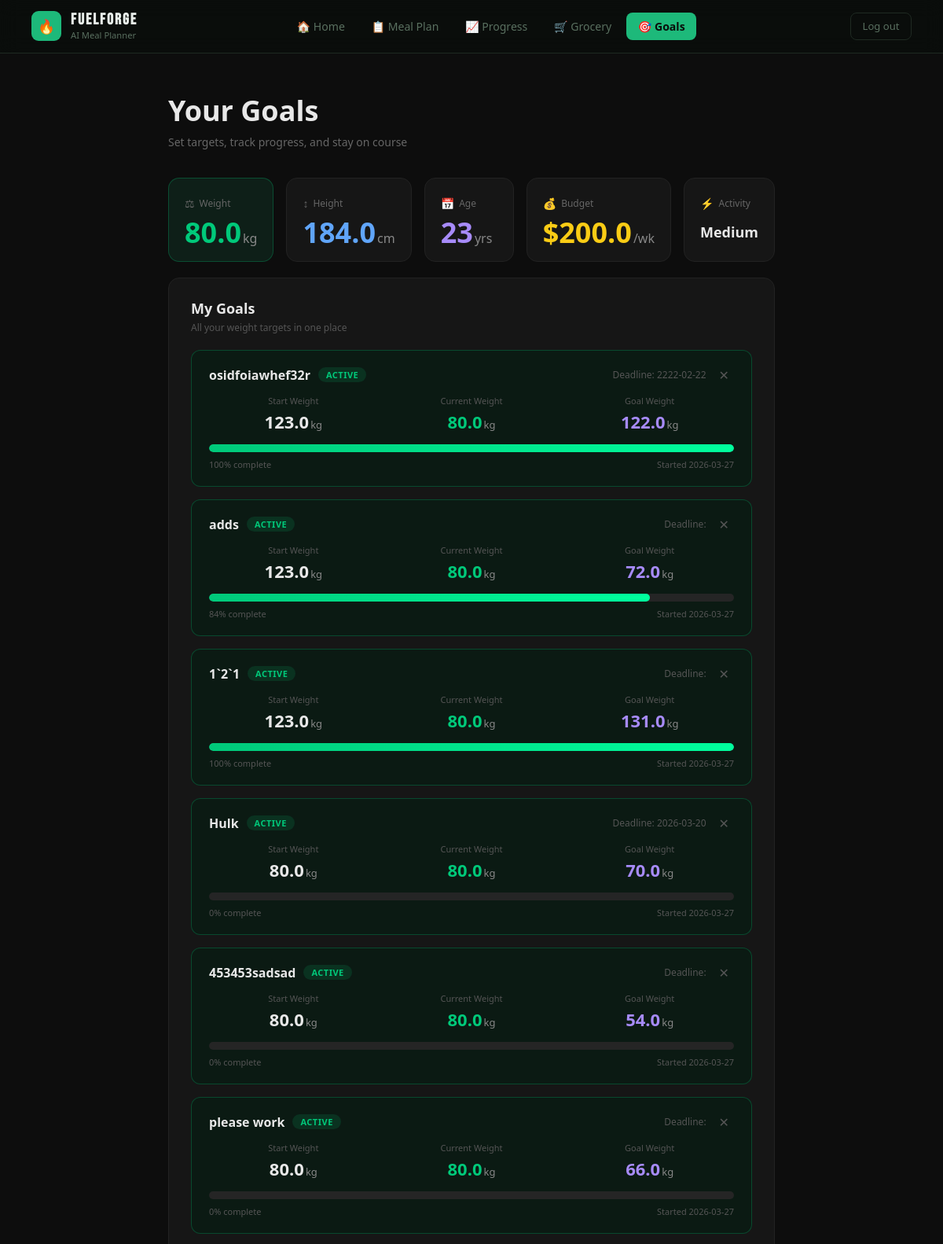
Before: /goals (signed in, upper part) with the older database file.
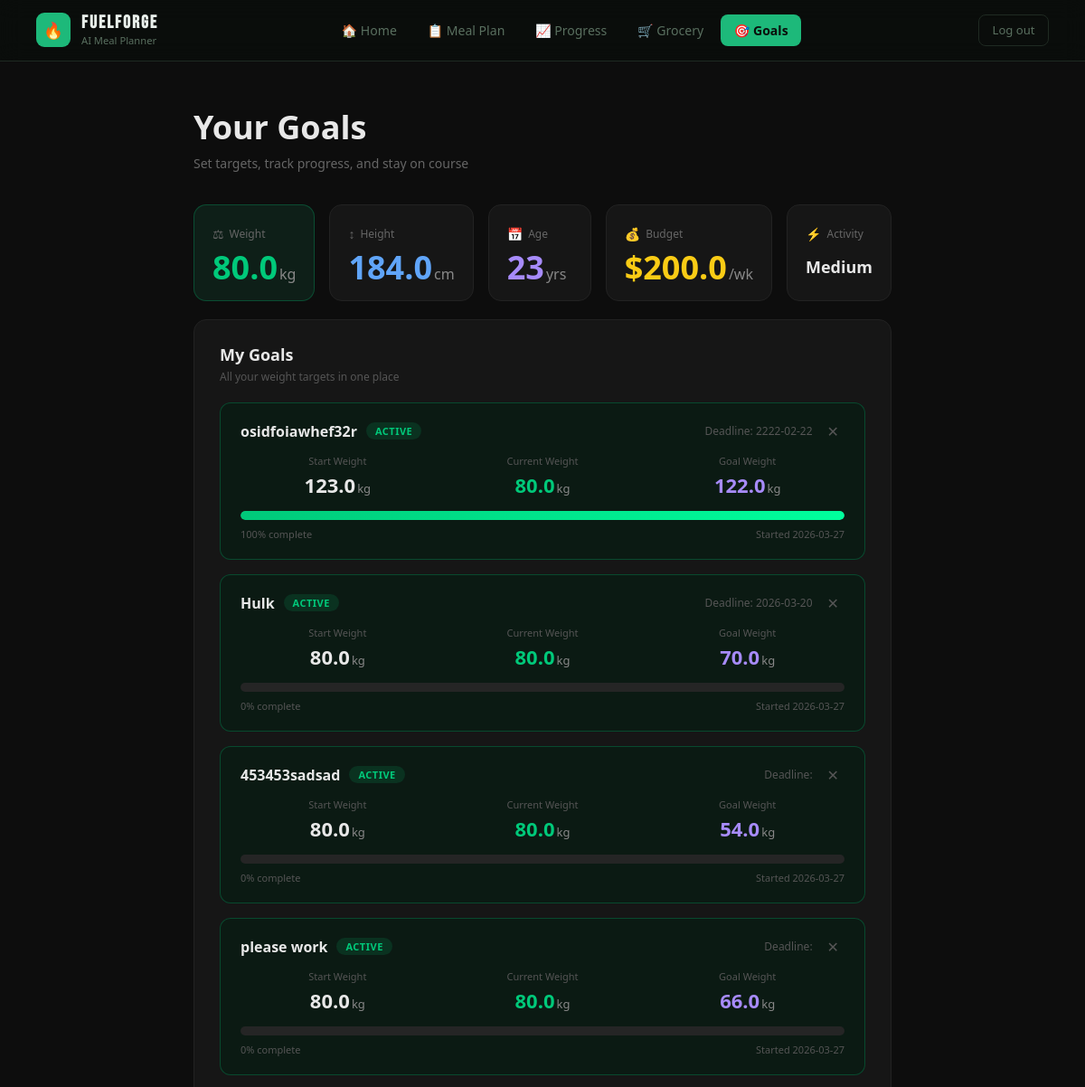
After: the same page with the newer database file.
### tables this page shows
CREATE TABLE users (
            id                INTEGER PRIMARY KEY AUTOINCREMENT,
            email             TEXT    NOT NULL UNIQUE,
            password_hash     TEXT    NOT NULL,
            weight            REAL    DEFAULT 0,       -- kg
            height            REAL    DEFAULT 0,       -- cm
            age               INTEGER DEFAULT 0,
            budget            REAL    DEFAULT 0,       -- $ per week
            activity_level    TEXT    DEFAULT 'medium',
            current_streak    INTEGER DEFAULT 0,
            longest_streak    INTEGER DEFAULT 0,
            total_active_days INTEGER DEFAULT 0,
            last_login_date   TEXT    DEFAULT '',
            created_at        TEXT    DEFAULT (date('now'))
        );

CREATE TABLE goals (
            id           INTEGER PRIMARY KEY AUTOINCREMENT,
            user_id      INTEGER NOT NULL REFERENCES users(id) ON DELETE CASCADE,
            title        TEXT    NOT NULL,
            goal_weight  REAL    NOT NULL,  -- kg
            start_weight REAL    NOT NULL,  -- kg at time of creation
            created      TEXT    DEFAULT (date('now')),
            deadline     TEXT    DEFAULT '',
            status       TEXT    DEFAULT 'active'
        );

### goals.py (the view, shortened to what this page needs)
@goals_bp.route("/goals", methods=["GET", "POST"])
def goals():
    if "uid" not in session:
        return redirect(url_for("login"))
    uid  = session["uid"]
    conn = get_db()
    user = dict(conn.execute("SELECT * FROM users WHERE id=?", (uid,)).fetchone())
    rows = conn.execute(
        "SELECT * FROM goals WHERE user_id=? ORDER BY created DESC", (uid,)
    ).fetchall()
    conn.close()
    goals_list = []
    for row in rows:
        g = dict(row)
        g["current_weight"] = user["weight"]
        total = abs(g["start_weight"] - g["goal_weight"])
        done  = abs(g["start_weight"] - user["weight"])
        g["progress_pct"] = min(round((done / total * 100) if total else 0, 1), 100)
        goals_list.append(g)
    data = {
        "app_name":       "FUELFORGE",
        "tagline":        "AI Meal Planner",
        "nav":            ["Home", "Meal Plan", "Progress", "Goals", "Grocery", "Scanner"],
        "active_nav":     "Goals",
        "current_weight": user["weight"],
        "height":         user["height"],
        "age":            user["age"],
        "budget":         user["budget"],
        "activity_level": user.get("activity_level") or "medium",
        "goals":          goals_list,
    }
    return render_template("goals.html", d=data)

### database.py (called while the page is built)
def get_db():
    conn = sqlite3.connect(DB_PATH)
    conn.row_factory = sqlite3.Row
    conn.execute("PRAGMA foreign_keys = ON")
    return conn

### templates/goals.html (shortened to what this page needs)
<!DOCTYPE html>
<html lang="en">
<head>
</head>
<body>
<nav>
  <div class="logo">
    <div class="logo-icon">🔥</div>
    <div class="logo-text">
      <strong>FUELFORGE</strong>
      <span>AI Meal Planner</span>
    </div>
  </div>
  <ul class="nav-links">
    <li><a href="/home">🏠 Home</a></li>
    <li><a href="/meal-plan">📋 Meal Plan</a></li>
    <li><a href="/progress">📈 Progress</a></li>
    <li><a href="/grocery">🛒 Grocery</a></li>
    <li><a href="/goals" class="active">🎯 Goals</a></li>
  </ul>
  <a href="/logout" class="btn-logout">Log out</a>
</nav>
<main>
  <h1>Your Goals</h1>
  <p class="subtitle">Set targets, track progress, and stay on course</p>
  <div class="profile-grid">
    <div class="card highlight">
      <div class="card-label"><span class="icon">&#9878;</span> Weight</div>
      <div class="card-value green">{{ d.current_weight }}<span>kg</span></div>
    </div>
    <div class="card">
      <div class="card-label"><span class="icon">&#8597;</span> Height</div>
      <div class="card-value blue">{{ d.height }}<span>cm</span></div>
    </div>
    <div class="card">
      <div class="card-label"><span class="icon">&#128197;</span> Age</div>
      <div class="card-value purple">{{ d.age }}<span>yrs</span></div>
    </div>
    <div class="card">
      <div class="card-label"><span class="icon">&#128176;</span> Budget</div>
      <div class="card-value gold">${{ d.budget }}<span>/wk</span></div>
    </div>
    <div class="card">
      <div class="card-label"><span class="icon">&#9889;</span> Activity</div>
      <div class="card-value" style="font-size:18px; line-height:1.3; padding-top:6px;">
        {% set al = d.activity_level %}
        {% if al == 'very_low' %}Very Low
        {% elif al == 'low' %}Low
        {% elif al == 'medium' %}Medium
        {% elif al == 'high' %}High
        {% elif al == 'very_high' %}Very High
        {% else %}—
        {% endif %}
      </div>
    </div>
  </div>
  <div class="section">
    <div class="section-title">My Goals</div>
    <div class="section-sub">All your weight targets in one place</div>
    <div class="goals-list">
      {% for g in d.goals %}
      {% set diff = g.start_weight - g.goal_weight %}
      {% set done = g.start_weight - g.current_weight %}
      {% set pct = ((done / diff) * 100) | int if diff > 0 else 100 %}
      {% set pct = [pct, 0] | max %}
      {% set pct = [pct, 100] | min %}
      <div class="goal-card {{ g.status }}-goal">
        <div class="goal-header">
          <div class="goal-title-row">
            <div class="goal-title">{{ g.title }}</div>
            <div class="status-badge {{ g.status }}">{{ g.status | upper }}</div>
          </div>
          <div style="display:flex; align-items:center; gap:10px;">
            <div class="goal-deadline">Deadline: {{ g.deadline }}</div>
            {% if not loop.last %}
            <form method="POST" action="{{ url_for('goals.goals') }}" style="margin:0;">
              <button type="button" class="btn-delete-goal"
                data-id="{{ g.id }}" data-title="{{ g.title }}"
                onclick="openDeleteModal(this.dataset.id, this.dataset.title)">✕</button>
            </form>
            {% endif %}
          </div>
        </div>
        <div class="goal-weights">
          <div class="gw-item">
            <div class="gw-label">Start Weight</div>
            <div class="gw-val">{{ g.start_weight }}<span class="gw-unit">kg</span></div>
          </div>
          <div class="gw-item">
            <div class="gw-label">Current Weight</div>
            <div class="gw-val green">{{ g.current_weight }}<span class="gw-unit">kg</span></div>
          </div>
          <div class="gw-item">
            <div class="gw-label">Goal Weight</div>
            <div class="gw-val purple">{{ g.goal_weight }}<span class="gw-unit">kg</span></div>
          </div>
        </div>
        <div class="progress-bar-bg">
          <div class="progress-bar-fill {% if g.status == 'completed' %}purple-fill{% endif %}" style="width: {{ pct }}%"></div>
        </div>
        <div class="progress-info">
          <span>{{ pct }}% complete</span>
          <span>Started {{ g.created }}</span>
        </div>
      </div>
      {% endfor %}
    </div>
  </div>
</main>
</body>
</html>

### templates/goals.html (style rules this page uses)
*, *::before, *::after { box-sizing: border-box; margin: 0; padding: 0; }
body { background: #0d0d0d; color: #e8e8e8; font-family: 'Segoe UI', system-ui, sans-serif; min-height: 100vh; }
nav { display: flex; align-items: center; justify-content: space-between; padding: .9rem 2.5rem; border-bottom: 1px solid #1f2a22; position: sticky; top: 0; z-index: 100; background: rgba(10,14,11,.92); backdrop-filter: blur(12px); }
.logo { display: flex; align-items: center; gap: .75rem; }
.logo-icon { width: 38px; height: 38px; background: #1db97a; border-radius: 9px; display: grid; place-items: center; font-size: 1.1rem; }
.logo-text { line-height: 1; }
.logo-text strong { display: block; font-family: 'Bebas Neue', sans-serif; font-size: 1.25rem; letter-spacing: .1em; color: #e8eeea; }
.logo-text span { font-size: .7rem; color: #5a7060; font-weight: 300; }
.nav-links { display: flex; align-items: center; gap: .3rem; list-style: none; }
.nav-links a { text-decoration: none; color: #5a7060; font-size: .88rem; font-weight: 500; padding: .5rem .9rem; border-radius: 8px; display: flex; align-items: center; gap: .4rem; transition: color .2s, background .2s; }
.nav-links a.active { background: #1db97a; color: #0a0e0b !important; font-weight: 600; }
.btn-logout { text-decoration: none; color: #5a7060; font-size: .82rem; font-weight: 500; padding: .45rem .9rem; border-radius: 8px; border: 1px solid #1f2a22; margin-left: .5rem; transition: color .2s, border-color .2s; }
main { max-width: 820px; margin: 0 auto; padding: 48px 24px 80px; }
h1 { font-size: 36px; font-weight: 800; margin-bottom: 6px; }
.subtitle { color: #666; font-size: 14px; margin-bottom: 36px; }
.profile-grid { display: grid; grid-template-columns: repeat(5, 1fr); gap: 16px; margin-bottom: 20px; }
.card { background: #161616; border: 1px solid #222; border-radius: 14px; padding: 22px 20px 18px; }
.card.highlight { border-color: #00c97a44; background: #0e1f18; }
.card-label { font-size: 12px; color: #666; margin-bottom: 10px; display: flex; align-items: center; gap: 6px; }
.card-label .icon { font-size: 14px; }
.card-value { font-size: 36px; font-weight: 800; line-height: 1; }
.card-value span { font-size: 16px; font-weight: 400; color: #888; margin-left: 2px; }
.green { color: #00c97a; }
.purple { color: #a78bfa; }
.blue { color: #60a5fa; }
.gold { color: #facc15; }
.section { background: #161616; border: 1px solid #222; border-radius: 14px; padding: 26px 28px; margin-bottom: 20px; }
.section-title { font-size: 18px; font-weight: 700; margin-bottom: 4px; }
.section-sub { font-size: 12px; color: #555; margin-bottom: 20px; }
.goals-list { display: flex; flex-direction: column; gap: 16px; }
.goal-card { background: #111; border: 1px solid #222; border-radius: 12px; padding: 20px 22px; position: relative; }
.goal-card.active-goal { border-color: #00c97a44; background: #0b1a13; }
.goal-header { display: flex; justify-content: space-between; align-items: flex-start; margin-bottom: 14px; }
.goal-title-row { display: flex; align-items: center; gap: 10px; }
.goal-title { font-size: 16px; font-weight: 700; }
.status-badge { font-size: 11px; font-weight: 700; padding: 2px 10px; border-radius: 20px; letter-spacing: 0.5px; }
.status-badge.active { background: #00c97a22; color: #00c97a; }
.goal-deadline { font-size: 12px; color: #555; }
.goal-weights { display: grid; grid-template-columns: 1fr 1fr 1fr; gap: 12px; margin-bottom: 14px; }
.gw-item { text-align: center; }
.gw-label { font-size: 11px; color: #555; margin-bottom: 4px; }
.gw-val { font-size: 22px; font-weight: 800; }
.gw-unit { font-size: 13px; color: #888; margin-left: 2px; font-weight: 400; }
.progress-bar-bg { background: #252525; border-radius: 8px; height: 10px; overflow: hidden; margin-bottom: 8px; }
.progress-bar-fill { height: 100%; background: linear-gradient(90deg, #00c97a, #00ff9d); border-radius: 8px; }
.progress-info { display: flex; justify-content: space-between; font-size: 11px; color: #555; }
.btn-delete-goal { background: none; border: none; cursor: pointer; color: #555; font-size: 16px; line-height: 1; padding: 2px 6px; border-radius: 6px; transition: color .2s, background .2s; flex-shrink: 0; }

Changed rows visible on the page:
removed goals: title "adds", status "ACTIVE", start_weight "123.0", goal_weight "72.0", created "2026-03-27"
removed goals: title "1`2`1", status "ACTIVE", start_weight "123.0", goal_weight "131.0", created "2026-03-27"
Other visible differences:
list line gone: "Deadline: Start Weight kg Current Weight kg Goal Weight kg 84 % complete Started"
list line gone: "80.0"
list line gone: "Deadline: Start Weight kg Current Weight kg Goal Weight kg 100 % complete Started"
